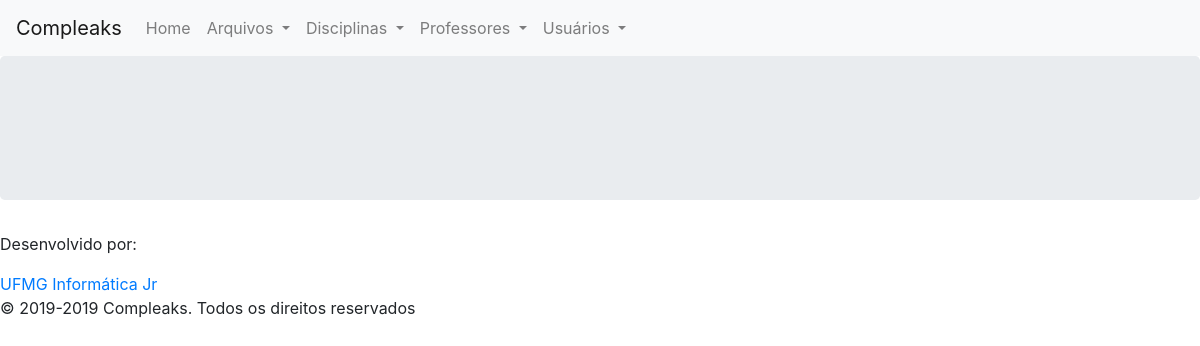
The page /professores/listar on the database as committed earlier.
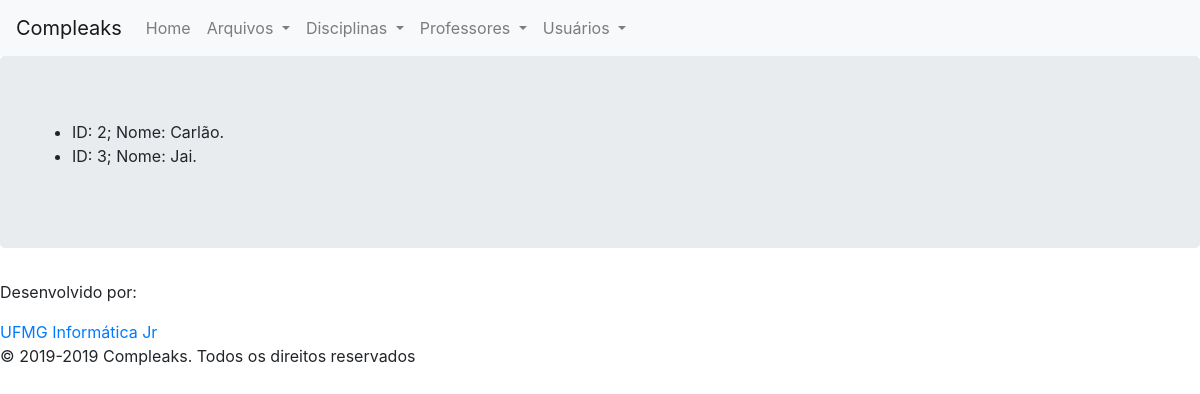
The same page on the database as committed later.
### compleaks/professores/models.py (models this page shows, shortened)
class Professor(db.Model):
	__tablename__ = 'professores'
	id = db.Column(db.Integer, primary_key=True)
	nome = db.Column(db.String, unique=True)
	unidade_academica_id = db.Column(db.Integer)
	data_criacao = db.Column(db.DateTime, default=datetime.now())
	is_eligible = db.Column(db.Boolean)
	data_deletado = db.Column(db.DateTime, nullable=True)
	id_deletor = db.Column(db.Integer, nullable=True)
	motivo_delete = db.Column(db.String(120), nullable=True)
	arquivos = db.relationship('Arquivo', backref='professor', lazy=True)
	def __repr__(self):
		return f"ID: {self.id}; Nome: {self.nome}."

### compleaks/professores/views.py (the view)
@professores.route('/listar')
def listar():
	profdb = Professor.query.all()
	return render_template('listar_professor.html',profdb=profdb)

### compleaks/professores/templates/professores/listar_professor.html (shortened to what this page needs)
{% extends "base.html" %}
{% block content %}
    <ul>
        {% for prof in profdb: %}
            {% if prof.is_eligible %}
                <li>{{ prof }}</li>
            {% endif %}
        {% endfor %}
    </ul>
{% endblock %}

### compleaks/templates/base.html (shortened to what this page needs)
<!DOCTYPE html>
<html lang="pt-br">
<head>
    <link rel="stylesheet" href="https://stackpath.bootstrapcdn.com/bootstrap/4.2.1/css/bootstrap.min.css">
</head>
<body>
    <nav class="navbar navbar-expand-lg navbar-light bg-light">
        <a class="navbar-brand" href="#">Compleaks</a>
        <div class="collapse navbar-collapse" id="navbarSupportedContent">
            <ul class="navbar-nav mr-auto">
                <li class="nav-item">
                    <a class="nav-link" href="{{url_for('principal.index')}}">Home</a>
                </li>
                <li class="nav-item dropdown">
                    <a class="nav-link dropdown-toggle" href="#" id="navbarDropdown" role="button" data-toggle="dropdown" aria-haspopup="true" aria-expanded="false">
                         Arquivos
                     </a>
                </li>
                <li class="nav-item dropdown">
                    <a class="nav-link dropdown-toggle" href="#" id="navbarDropdown" role="button" data-toggle="dropdown" aria-haspopup="true" aria-expanded="false">
                         Disciplinas
                     </a>
                </li>
                <li class="nav-item dropdown">
                    <a class="nav-link dropdown-toggle" href="#" id="navbarDropdown" role="button" data-toggle="dropdown" aria-haspopup="true" aria-expanded="false">
                         Professores
                     </a>
                </li>
                <li class="nav-item dropdown">
                    <a class="nav-link dropdown-toggle" href="#" id="navbarDropdown" role="button" data-toggle="dropdown" aria-haspopup="true" aria-expanded="false">
                         Usuários
                     </a>
                </li>
            </ul>
        </div>
    </nav>
    <div class="jumbotron">
        {% block content %}
        {% endblock %}
    </div>
    <div>
        <p for="text">Desenvolvido por:</p>
        <a href="http://ijunior.com.br/site/">UFMG Informática Jr</a><br>
        <label for="text">© 2019-2019 Compleaks. Todos os direitos reservados</label>
    </div>
</body>
</html>

Rows that differ between the two databases and show on the page:
added Professor: id+nome "ID: 2; Nome: Carlão."
added Professor: id+nome "ID: 3; Nome: Jai."
